Frame 1 (no input): blank canvas, image omitted
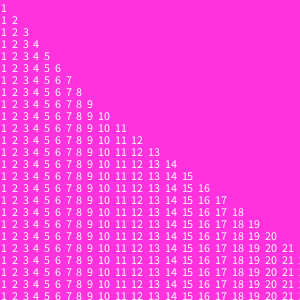
Frame 60 (the mouse pressed at the canvas centre just before this capture)
Frame 120 (the mouse held since frame 60 and released just before this capture): identical to frame 60, image omitted

The Processing sketch that drew this single still picture (run headless with seeded random() and noise(); from frame 60 on, the mouse is pressed at the canvas centre):

// Processing sketch: CountAnimation
// ── CountAnimation.pde
//creates a thing by Joshua Maguire on 9/20/2012
//global variables
int lN;
String oS;

void setup(){
size (300,300);
background(255,50,222);
lN = 1;
oS ="1";
}

void draw(){

 //Use text() to place the current 
 //output string at the current line number.
 text (oS,1,12*lN);
 
//update count by 1
lN = lN+1;


//update output to append a space and new count
  
 oS = oS+"  "+lN;
 
}
